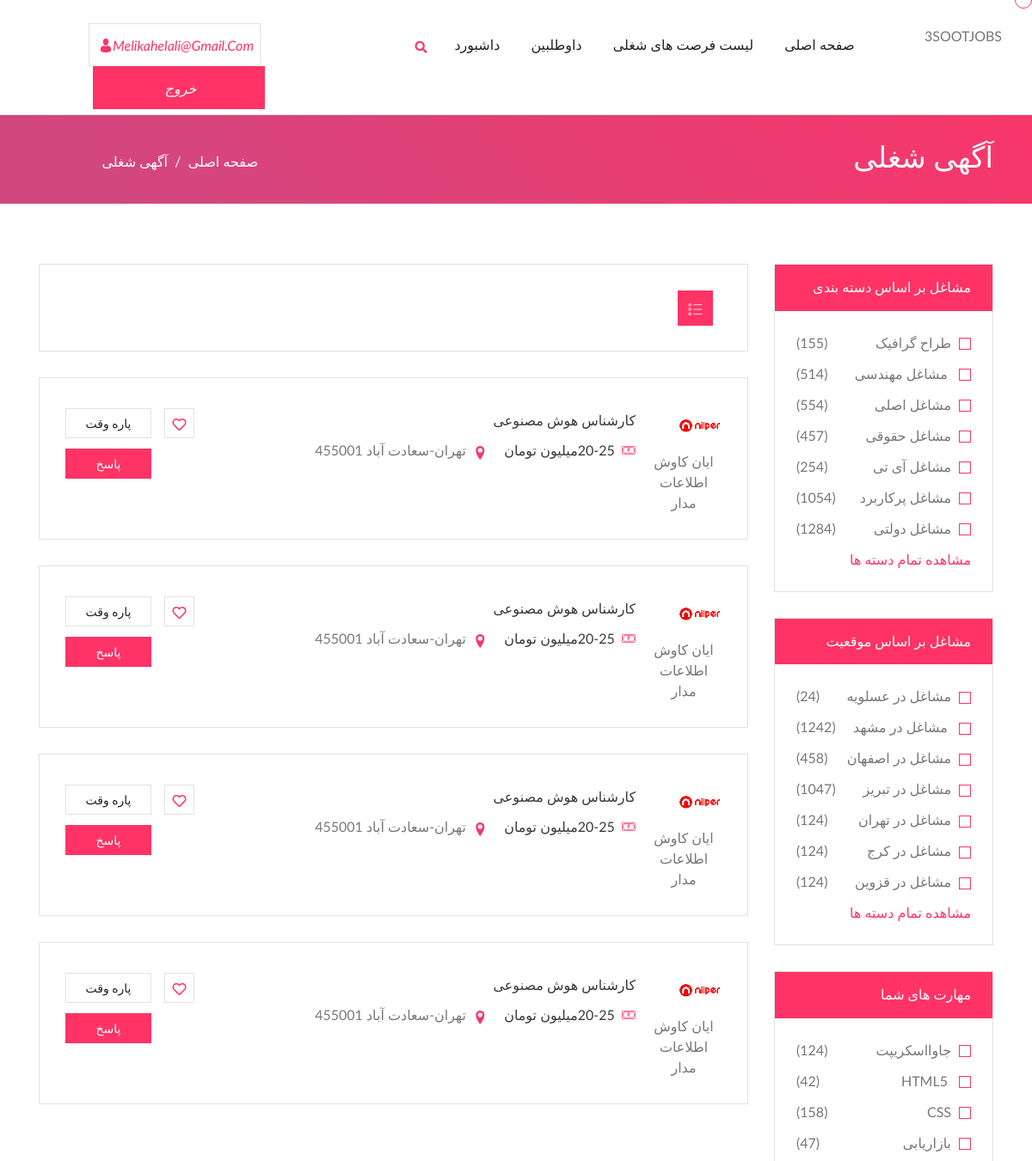
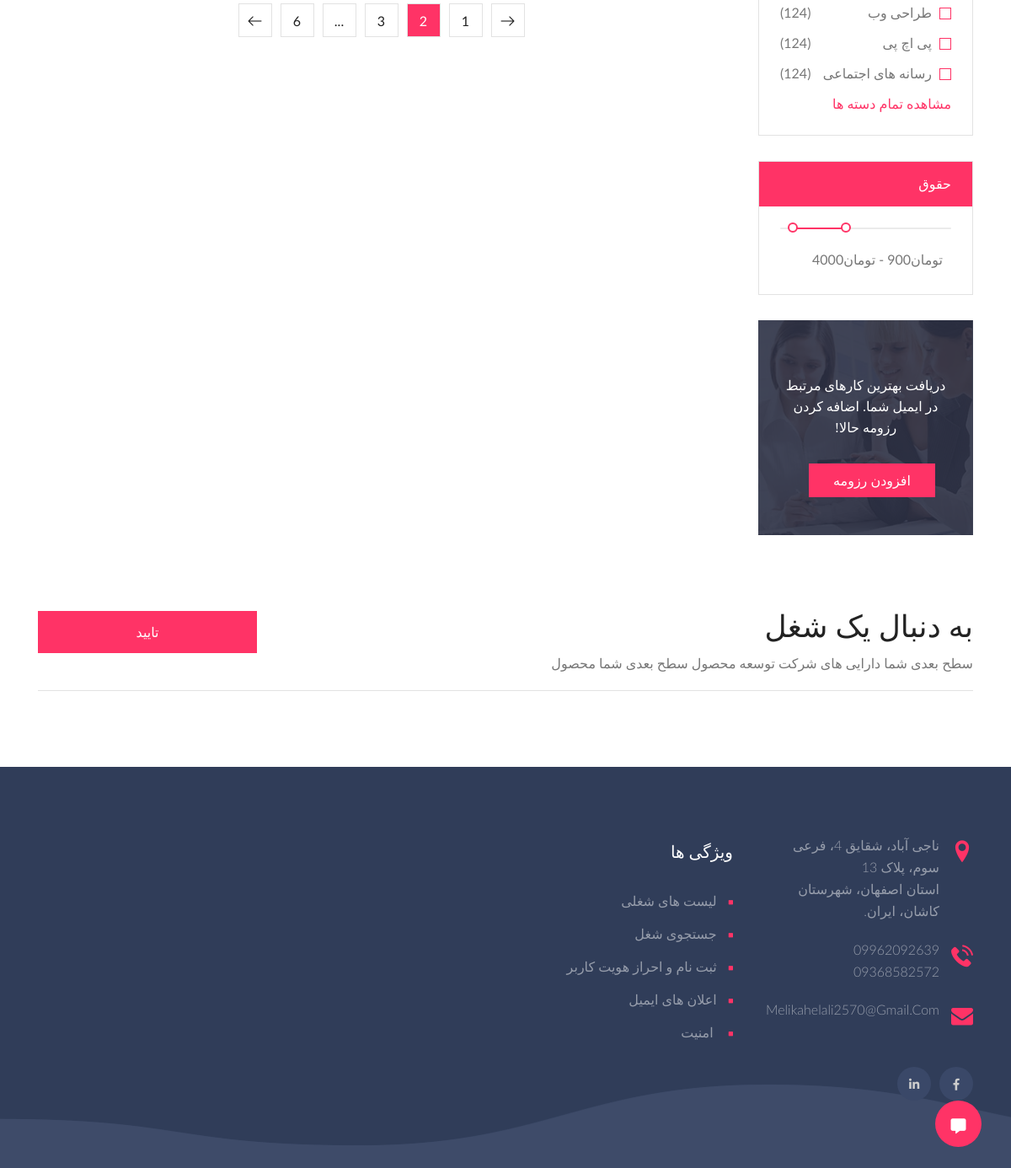
Screenshot of /jobdesk/main_pages/Technology_job_listing.php (signed in) with the database file from the repository (2 pictures, top to bottom).
### tables this page shows
CREATE TABLE `jobs` (
  `id` int(11) NOT NULL,
  `name` varchar(255) NOT NULL,
  `company` varchar(255) DEFAULT NULL,
  `logo` text DEFAULT NULL,
  `law` varchar(255) DEFAULT NULL,
  `location` varchar(255) DEFAULT NULL,
  `type` enum('0','1') NOT NULL DEFAULT '0',
  `user_id` int(11) DEFAULT NULL,
  `cat_type` varchar(255) DEFAULT NULL
);

### jobdesk/main_pages/Technology_job_listing.php (the view, shortened to what the rows shown need)
<!DOCTYPE html>
<html lang="zxx">
<head>
    <link rel="stylesheet" type="text/css" href="css/animate.css" />
    <link rel="stylesheet" type="text/css" href="css/bootstrap.min.css" />
    <link rel="stylesheet" type="text/css" href="css/fonts.css" />
    <link rel="stylesheet" type="text/css" href="css/flaticon.css" />
    <link rel="stylesheet" type="text/css" href="css/font-awesome.css" />
    <link rel="stylesheet" type="text/css" href="css/owl.carousel.css">
    <link rel="stylesheet" type="text/css" href="css/owl.theme.default.css">
    <link rel="stylesheet" type="text/css" href="css/magnific-popup.css" />
    <link rel="stylesheet" type="text/css" href="css/dropify.min.css" />
    <link rel="stylesheet" type="text/css" href="css/jquery-ui.min.css">
    <link rel="stylesheet" type="text/css" href="css/nice-select.css" />
    <link rel="stylesheet" type="text/css" href="css/reset.css" />
    <link rel="stylesheet" type="text/css" href="css/style.css" />
    <link rel="stylesheet" type="text/css" href="css/responsive.css" />
</head>
<body>
    <div class="page_title_section">
        <div class="page_header">
            <div class="container">
                <div class="row">
                    <div class="col-lg-9 col-md-9 col-12 col-sm-8">
                        <h1>آگهی شغلی</h1>
                    </div>
                </div>
            </div>
        </div>
    </div>
    <div class="job_filter_listing_wrapper jb_cover">
        <div class="container">
            <div class="row">
                <div class="col-lg-3 col-md-12 col-sm-12 col-12 d-none d-sm-none d-md-none d-lg-block d-xl-block">
                    <div class="job_filter_category_sidebar jb_cover">
                        <div class="job_filter_sidebar_heading jb_cover">
                            <h1>مشاغل بر اساس دسته بندی</h1>
                        </div>
                    </div>
                    <div class="job_filter_category_sidebar jb_cover">
                        <div class="job_filter_sidebar_heading jb_cover">
                            <h1>مشاغل بر اساس موقعیت</h1>
                        </div>
                    </div>
                    <div class="job_filter_category_sidebar jb_cover">
                        <div class="job_filter_sidebar_heading jb_cover">
                            <h1>مهارت های شما</h1>
                        </div>
                    </div>
                    <div class="job_filter_category_sidebar jb_cover">
                        <div class="job_filter_sidebar_heading jb_cover">
                            <h1>حقوق</h1>
                        </div>
                    </div>
                </div>
                <div class="col-lg-9 col-md-12 col-sm-12 col-12">
                    <div class="job_listing_left_side jb_cover">
                        <div id="list" class="tab-pane active">
                            <div class="row">
                                <?php
                                $connection = mysqli_connect("localhost", "root", "", "jobdesk");
                                mysqli_query($connection, "SET CHARACTER SET 'utf8'");
                                mysqli_query($connection, "SET SESSION collation_connection ='utf8_unicode_ci'");
                                $query = "SELECT * FROM `jobs` where cat_type='tech'";
                                $result = mysqli_query($connection, $query) or die(mysqli_error($connection));
                                $jobs = mysqli_fetch_all($result, MYSQLI_ASSOC);
                                ?>
                                <?php foreach ($jobs as $job) { ?>
                                    <div class="col-lg-12 col-md-12 col-sm-12 col-12">
                                        <div class="job_listing_left_fullwidth jb_cover">
                                            <div class="row">
                                                <div class="col-lg-9 col-md-9 col-sm-12 col-12">
                                                    <div class="jp_job_post_side_img">
                                                        <img src="images/logo/<?= $job['logo'] ?>" alt="post_img" />
                                                        <br> <span> <?= $job['company'] ?></span>
                                                    </div>
                                                    <div class="jp_job_post_right_cont">
                                                        <h4><a href="#"> <?= $job['name'] ?> </a></h4>
                                                        <ul>
                                                            <li><i class="flaticon-cash"></i>&nbsp; <?= $job['law'] ?></li>
                                                            <li>
                                                                <i class="flaticon-location-pointer"></i>&nbsp; <?= $job['location'] ?>
                                                            </li>
                                                        </ul>
                                                    </div>
                                                </div>
                                                <div class="col-lg-3 col-md-3 col-sm-12 col-12">
                                                    <div class="jp_job_post_right_btn_wrapper">
                                                        <ul>
                                                            <li>
                                                                <div class="job_adds_right">
                                                                    <a href="#!"><i class="far fa-heart"></i></a>
                                                                </div>
                                                            </li>
                                                            <li>
                                                                <a href="Developer_job_single1.php"> <?= $job['type'] === '0' ? 'نیمه وقت' : 'پاره وقت' ?></a>
                                                            </li>
                                                            <li><a onclick="editButtonClicked(<?= $job['id'] ?>)" href="?job_id=<?= $job['id'] ?>" id="passingID" class="passingID" data-id="<?= $job['id'] ?>" data-toggle="modal" data-target="#myModal">پاسخ</a></li>
                                                        </ul>
                                                    </div>
                                                </div>
                                            </div>
                                        </div>
                                    </div>
                                <?php } ?>
                            </div>
                        </div>
                    </div>
                </div>
            </div>
        </div>
        <div class="news_letter_wrapper jb_cover">
            <div class="container">
                <div class="row">
                    <div class="col-lg-12 col-md-12 col-sm-12">
                        <div class="job_newsletter_wrapper jb_cover">
                            <div class="jb_newslwtteter_left">
                                <h2> به دنبال یک شغل</h2>
                            </div>
                        </div>
                    </div>
                </div>
            </div>
        </div>
</body>
</html>

### rows the page displays
jobs: logo (picture), company "ایان کاوش اطلاعات مدار", name "کارشناس هوش مصنوعی", law "20-25میلیون تومان", location "تهران-سعادت آباد 455001", type "پاره وقت"
jobs: logo (picture), company "ایان کاوش اطلاعات مدار", name "کارشناس هوش مصنوعی", law "20-25میلیون تومان", location "تهران-سعادت آباد 455001", type "پاره وقت"
jobs: logo (picture), company "ایان کاوش اطلاعات مدار", name "کارشناس هوش مصنوعی", law "20-25میلیون تومان", location "تهران-سعادت آباد 455001", type "پاره وقت"
jobs: logo (picture), company "ایان کاوش اطلاعات مدار", name "کارشناس هوش مصنوعی", law "20-25میلیون تومان", location "تهران-سعادت آباد 455001", type "پاره وقت"

### other values shown
$_SESSION['email'] "Melikahelali@gmail.com"
